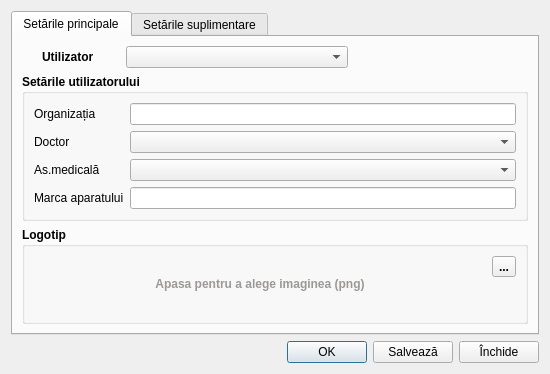
<?xml version="1.0" encoding="UTF-8"?>
<ui version="4.0">
 <class>UserSettings</class>
 <widget class="QDialog" name="UserSettings">
  <property name="geometry">
   <rect>
    <x>0</x>
    <y>0</y>
    <width>550</width>
    <height>374</height>
   </rect>
  </property>
  <property name="windowTitle">
   <string>Dialog</string>
  </property>
  <layout class="QGridLayout" name="gridLayout">
   <item row="0" column="0" rowspan="2">
    <widget class="QTabWidget" name="tabWidget">
     <property name="currentIndex">
      <number>0</number>
     </property>
     <widget class="QWidget" name="tab">
      <attribute name="title">
       <string>Setările principale</string>
      </attribute>
      <layout class="QGridLayout" name="gridLayout_4">
       <item row="0" column="0">
        <layout class="QHBoxLayout" name="horizontalLayout">
         <item>
          <spacer name="horizontalSpacer_3">
           <property name="orientation">
            <enum>Qt::Horizontal</enum>
           </property>
           <property name="sizeType">
            <enum>QSizePolicy::Fixed</enum>
           </property>
           <property name="sizeHint" stdset="0">
            <size>
             <width>20</width>
             <height>20</height>
            </size>
           </property>
          </spacer>
         </item>
         <item>
          <widget class="QLabel" name="label">
           <property name="sizePolicy">
            <sizepolicy hsizetype="Maximum" vsizetype="Preferred">
             <horstretch>0</horstretch>
             <verstretch>0</verstretch>
            </sizepolicy>
           </property>
           <property name="font">
            <font>
             <bold>true</bold>
            </font>
           </property>
           <property name="text">
            <string>Utilizator</string>
           </property>
          </widget>
         </item>
         <item>
          <spacer name="horizontalSpacer_4">
           <property name="orientation">
            <enum>Qt::Horizontal</enum>
           </property>
           <property name="sizeType">
            <enum>QSizePolicy::Fixed</enum>
           </property>
           <property name="sizeHint" stdset="0">
            <size>
             <width>26</width>
             <height>20</height>
            </size>
           </property>
          </spacer>
         </item>
         <item>
          <widget class="QComboBox" name="comboUser">
           <property name="sizePolicy">
            <sizepolicy hsizetype="Minimum" vsizetype="Fixed">
             <horstretch>0</horstretch>
             <verstretch>0</verstretch>
            </sizepolicy>
           </property>
          </widget>
         </item>
         <item>
          <spacer name="horizontalSpacer">
           <property name="orientation">
            <enum>Qt::Horizontal</enum>
           </property>
           <property name="sizeType">
            <enum>QSizePolicy::Fixed</enum>
           </property>
           <property name="sizeHint" stdset="0">
            <size>
             <width>180</width>
             <height>20</height>
            </size>
           </property>
          </spacer>
         </item>
        </layout>
       </item>
       <item row="1" column="0">
        <widget class="QGroupBox" name="groupBox">
         <property name="font">
          <font>
           <bold>true</bold>
          </font>
         </property>
         <property name="title">
          <string>Setările utilizatorului</string>
         </property>
         <layout class="QGridLayout" name="gridLayout_2">
          <item row="0" column="0">
           <widget class="QLabel" name="label_2">
            <property name="font">
             <font>
              <bold>false</bold>
             </font>
            </property>
            <property name="text">
             <string>Organizația</string>
            </property>
           </widget>
          </item>
          <item row="0" column="1">
           <widget class="QLineEdit" name="editOrganization">
            <property name="font">
             <font>
              <bold>false</bold>
             </font>
            </property>
            <property name="clearButtonEnabled">
             <bool>true</bool>
            </property>
           </widget>
          </item>
          <item row="1" column="0">
           <widget class="QLabel" name="label_3">
            <property name="font">
             <font>
              <bold>false</bold>
             </font>
            </property>
            <property name="text">
             <string>Doctor</string>
            </property>
           </widget>
          </item>
          <item row="1" column="1">
           <widget class="QComboBox" name="comboDoctor">
            <property name="font">
             <font>
              <bold>false</bold>
             </font>
            </property>
           </widget>
          </item>
          <item row="2" column="0">
           <widget class="QLabel" name="label_4">
            <property name="font">
             <font>
              <bold>false</bold>
             </font>
            </property>
            <property name="text">
             <string>As.medicală</string>
            </property>
           </widget>
          </item>
          <item row="2" column="1">
           <widget class="QComboBox" name="comboNurse">
            <property name="font">
             <font>
              <bold>false</bold>
             </font>
            </property>
           </widget>
          </item>
          <item row="3" column="0">
           <widget class="QLabel" name="label_5">
            <property name="font">
             <font>
              <bold>false</bold>
             </font>
            </property>
            <property name="text">
             <string>Marca aparatului</string>
            </property>
           </widget>
          </item>
          <item row="3" column="1">
           <widget class="QLineEdit" name="editBrandUSG">
            <property name="font">
             <font>
              <bold>false</bold>
             </font>
            </property>
            <property name="clearButtonEnabled">
             <bool>true</bool>
            </property>
           </widget>
          </item>
         </layout>
        </widget>
       </item>
       <item row="2" column="0">
        <widget class="QGroupBox" name="groupBox_2">
         <property name="font">
          <font>
           <bold>true</bold>
          </font>
         </property>
         <property name="title">
          <string>Logotip</string>
         </property>
         <layout class="QGridLayout" name="gridLayout_3">
          <item row="0" column="0" rowspan="2">
           <widget class="QLabel" name="imageLabel">
            <property name="sizePolicy">
             <sizepolicy hsizetype="Minimum" vsizetype="Preferred">
              <horstretch>0</horstretch>
              <verstretch>0</verstretch>
             </sizepolicy>
            </property>
            <property name="styleSheet">
             <string notr="true">color: rgb(154, 153, 150)</string>
            </property>
            <property name="frameShape">
             <enum>QFrame::NoFrame</enum>
            </property>
            <property name="text">
             <string>Apasa pentru a alege imaginea (png)</string>
            </property>
            <property name="scaledContents">
             <bool>true</bool>
            </property>
            <property name="alignment">
             <set>Qt::AlignCenter</set>
            </property>
            <property name="openExternalLinks">
             <bool>false</bool>
            </property>
           </widget>
          </item>
          <item row="0" column="1">
           <widget class="QToolButton" name="btnClearLogo">
            <property name="text">
             <string>...</string>
            </property>
            <property name="icon">
             <iconset resource="resource.qrc">
              <normaloff>:/img/clear_x32.png</normaloff>:/img/clear_x32.png</iconset>
            </property>
           </widget>
          </item>
          <item row="1" column="1">
           <spacer name="verticalSpacer">
            <property name="orientation">
             <enum>Qt::Vertical</enum>
            </property>
            <property name="sizeHint" stdset="0">
             <size>
              <width>20</width>
              <height>4</height>
             </size>
            </property>
           </spacer>
          </item>
         </layout>
        </widget>
       </item>
      </layout>
     </widget>
     <widget class="QWidget" name="tab_2">
      <attribute name="title">
       <string>Setările suplimentare</string>
      </attribute>
      <layout class="QGridLayout" name="gridLayout_5">
       <item row="0" column="0">
        <widget class="QTreeWidget" name="treeWidget">
         <property name="editTriggers">
          <set>QAbstractItemView::NoEditTriggers</set>
         </property>
         <column>
          <property name="text">
           <string notr="true">1</string>
          </property>
         </column>
        </widget>
       </item>
      </layout>
     </widget>
    </widget>
   </item>
   <item row="2" column="0">
    <layout class="QHBoxLayout" name="horizontalLayout_2">
     <item>
      <spacer name="horizontalSpacer_2">
       <property name="orientation">
        <enum>Qt::Horizontal</enum>
       </property>
       <property name="sizeHint" stdset="0">
        <size>
         <width>229</width>
         <height>20</height>
        </size>
       </property>
      </spacer>
     </item>
     <item>
      <widget class="QPushButton" name="btnOK">
       <property name="text">
        <string>OK</string>
       </property>
       <property name="icon">
        <iconset resource="resource.qrc">
         <normaloff>:/img/accept_button.png</normaloff>:/img/accept_button.png</iconset>
       </property>
      </widget>
     </item>
     <item>
      <widget class="QPushButton" name="btnWrite">
       <property name="text">
        <string>Salvează</string>
       </property>
       <property name="icon">
        <iconset resource="resource.qrc">
         <normaloff>:/img/write_doc.png</normaloff>:/img/write_doc.png</iconset>
       </property>
      </widget>
     </item>
     <item>
      <widget class="QPushButton" name="btnCancel">
       <property name="text">
        <string>Închide</string>
       </property>
       <property name="icon">
        <iconset resource="resource.qrc">
         <normaloff>:/img/close_x32.png</normaloff>:/img/close_x32.png</iconset>
       </property>
      </widget>
     </item>
    </layout>
   </item>
  </layout>
 </widget>
 <tabstops>
  <tabstop>comboUser</tabstop>
  <tabstop>editOrganization</tabstop>
  <tabstop>comboDoctor</tabstop>
  <tabstop>comboNurse</tabstop>
  <tabstop>editBrandUSG</tabstop>
  <tabstop>btnOK</tabstop>
  <tabstop>btnWrite</tabstop>
  <tabstop>btnCancel</tabstop>
 </tabstops>
 <resources>
  <include location="resource.qrc"/>
 </resources>
 <connections/>
</ui>
